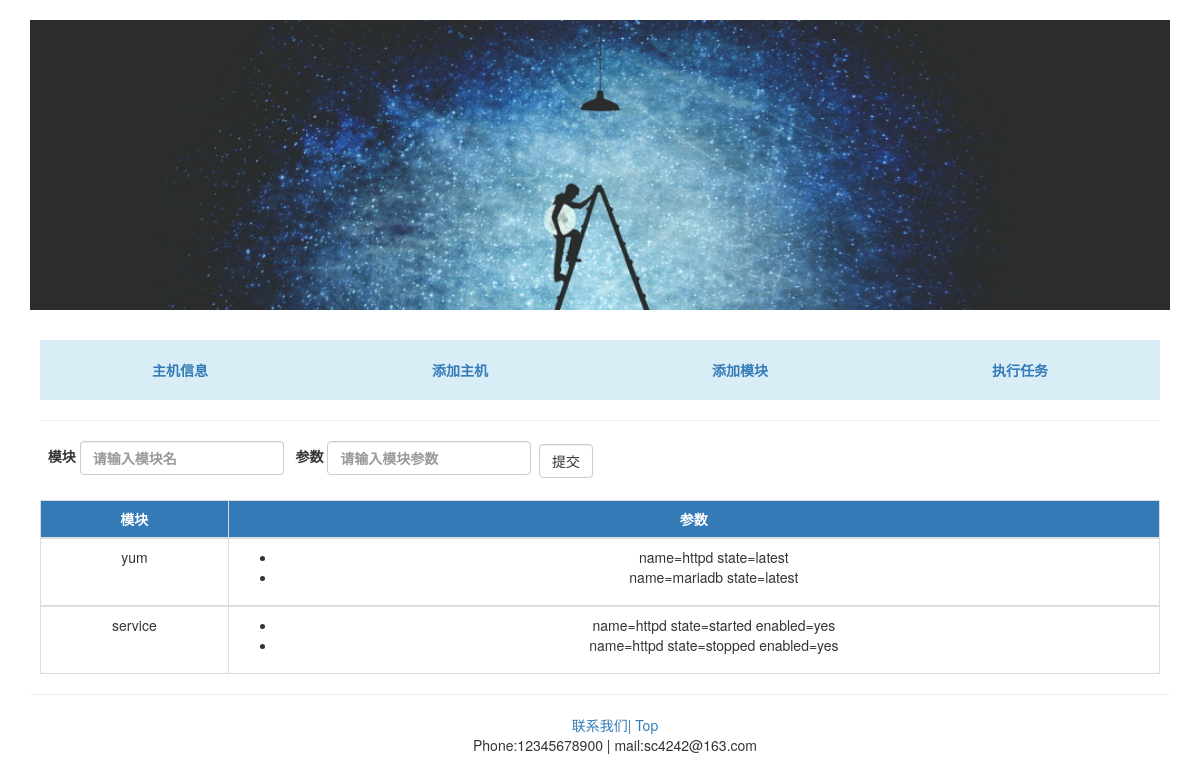
The page /webansi/addmodules/ on the database its author committed.
### webansi/models.py (models this page shows, shortened)
class Module(models.Model):
    mod_name = models.CharField(max_length=50)
    def __str__(self):
        return self.mod_name

class Args(models.Model):
    mod_args = models.CharField(max_length=50)
    mod = models.ForeignKey(Module,on_delete=models.CASCADE)

### webansi/views.py (the view)
def addmodules(request):
    if request.method == 'POST':
        modename = request.POST.get('module')
        arg = request.POST.get('args')
        moduleobj = Module.objects.get_or_create(mod_name=modename)[0]
        Args.objects.get_or_create(mod_args=arg,mod=moduleobj)
    module_info = {}
    mods = Module.objects.all()
    for m in mods:
        argss=[]
        for args in m.args_set.all():
            argss.append(args.mod_args)
        module_info[m] = argss
    return render(request,'webansi/addmodules.html', {'module_info':module_info})

### webansi/templates/webansi/addmodules.html (shortened to what this page needs)
{%  extends 'webansi/base.html' %}
{%  block content %}
    <div>
        <form action="" role="form" class="form-inline" method="post">
            <div class="form-group">
                <label>&nbsp; 模块
                    <input type="text" name="module"  class="text form-control" placeholder="请输入模块名">
                </label>
            </div>
            <div class="form-group">
                <label>&nbsp; 参数
                    <input type="text" name="args" class="text form-control" placeholder="请输入模块参数">
                </label>
            </div>
            <div class="form-group">
                &nbsp;<input type="submit" value="提交" class="btn btn-default form-control">
            </div>
        </form>
        <br>
        <table class="text text-center  table-bordered table">
            <thead>
            <tr class="bg-primary">
                <td><strong>模块</strong></td>
                <td><strong>参数</strong></td>
            </tr>
            {% for module,args in module_info.items %}
            <tr>
                <td>{{ module }}</td>
                <td>
                    <ul>
                        {% for arg in args %}
                            <li>{{ arg }}</li>
                        {% endfor %}
                    </ul>
                </td>
            </tr>
            </thead>
            {% endfor %}
        </table>
    </div>
{% endblock %}

### rows shown on the page
Module: mod_name "yum"
Args: args "name=httpd state=latest"
Args: args "name=mariadb state=latest"
Module: mod_name "service"
Args: args "name=httpd state=started enabled=yes"
Args: args "name=httpd state=stopped enabled=yes"
